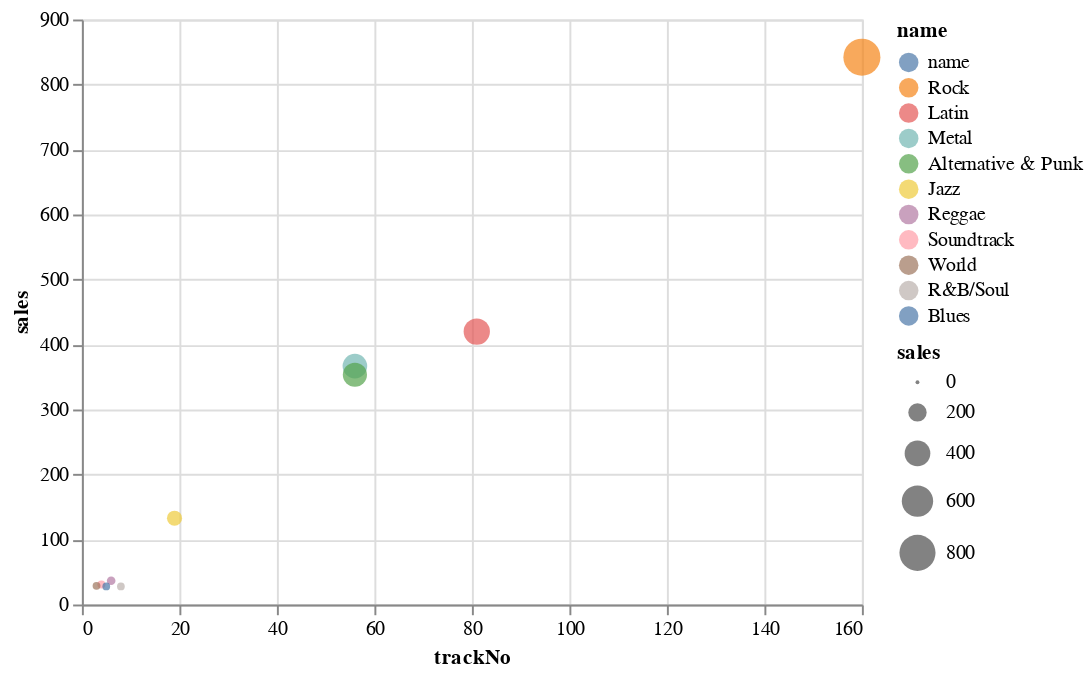

The notebook cell saved with this chart:
### Markdown cell above
#### scatterplot

Please notice that above examples directly use the specs from vega-lite example gallery without any modification, you can just find the spec you want and use it in your code.

And as the specs are just plain json files, it's easy to adapt to our needs. Let's first use scatterplot as an example to show the relation between track numbers and sales

### Code cell
%VEGA-LITE colored_scatterplot.vl.json 
select g.name name, sum(i.total) sales, count(distinct t.trackId) trackNo 
from track t 
    inner join genre g on g.genreId=t.genreId 
    inner join invoiceLine il on il.trackId=t.trackId
    inner join invoice i on i.invoiceId=il.invoiceLineId
group by g.name
order by sales desc limit 10;

### Figure 1 — Vega-Lite specification as saved in the notebook (floating-point values rounded to 4 significant figures)
{"$schema": "https://vega.github.io/schema/vega-lite/v4.json", "data": {"values": [{"name": "name", "sales": "name", "trackNo": "name"}, {"name": "Rock", "sales": "842.01", "trackNo": "160"}, {"name": "Latin", "sales": "419.83", "trackNo": "81"}, {"name": "Metal", "sales": "366.74", "trackNo": "56"}, {"name": "Alternative & Punk", "sales": "353.43", "trackNo": "56"}, {"name": "Jazz", "sales": "132.75", "trackNo": "19"}, {"name": "Reggae", "sales": "36.63", "trackNo": "6"}, {"name": "Soundtrack", "sales": "30.69", "trackNo": "4"}, {"name": "World", "sales": "28.71", "trackNo": "3"}, {"name": "R&B/Soul", "sales": "27.72", "trackNo": "8"}, {"name": "Blues", "sales": "27.72", "trackNo": "5"}]}, "encoding": {"color": {"field": "name", "sort": {"field": "-x", "order": "descending"}, "type": "nominal"}, "size": {"field": "sales", "type": "quantitative"}, "x": {"field": "trackNo", "sort": "ascending", "type": "quantitative"}, "y": {"field": "sales", "type": "quantitative"}}, "height": 300, "mark": "circle", "width": 400}
